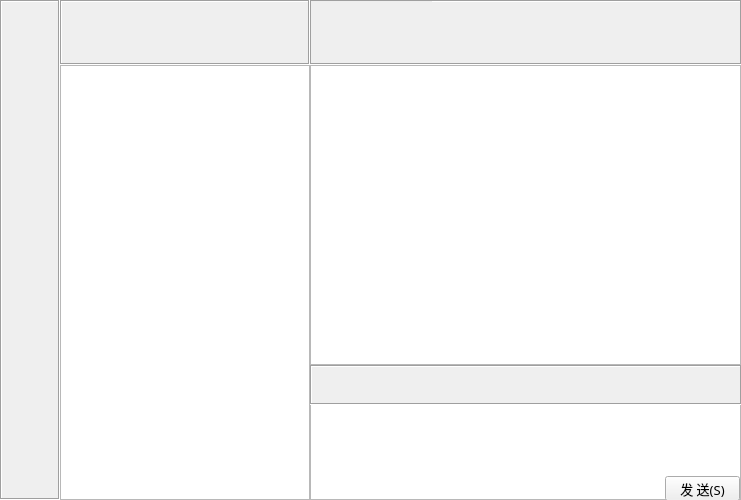
<?xml version="1.0" encoding="UTF-8"?>
<ui version="4.0">
 <class>MainWindow</class>
 <widget class="QMainWindow" name="MainWindow">
  <property name="geometry">
   <rect>
    <x>0</x>
    <y>0</y>
    <width>741</width>
    <height>500</height>
   </rect>
  </property>
  <property name="windowTitle">
   <string/>
  </property>
  <widget class="QWidget" name="centralWidget">
   <widget class="QPushButton" name="sendPushButton">
    <property name="geometry">
     <rect>
      <x>665</x>
      <y>476</y>
      <width>75</width>
      <height>25</height>
     </rect>
    </property>
    <property name="font">
     <font>
      <family>微软雅黑</family>
      <pointsize>10</pointsize>
     </font>
    </property>
    <property name="text">
     <string>发 送(S)</string>
    </property>
   </widget>
   <widget class="QLabel" name="label">
    <property name="geometry">
     <rect>
      <x>0</x>
      <y>0</y>
      <width>60</width>
      <height>500</height>
     </rect>
    </property>
    <property name="frameShape">
     <enum>QFrame::Box</enum>
    </property>
    <property name="frameShadow">
     <enum>QFrame::Sunken</enum>
    </property>
    <property name="text">
     <string/>
    </property>
    <property name="pixmap">
     <pixmap>../bar.jpg</pixmap>
    </property>
   </widget>
   <widget class="QLabel" name="label_2">
    <property name="geometry">
     <rect>
      <x>60</x>
      <y>0</y>
      <width>250</width>
      <height>65</height>
     </rect>
    </property>
    <property name="frameShape">
     <enum>QFrame::Box</enum>
    </property>
    <property name="frameShadow">
     <enum>QFrame::Sunken</enum>
    </property>
    <property name="text">
     <string/>
    </property>
    <property name="pixmap">
     <pixmap>../search.jpg</pixmap>
    </property>
   </widget>
   <widget class="QTableWidget" name="userListTableWidget">
    <property name="geometry">
     <rect>
      <x>60</x>
      <y>65</y>
      <width>250</width>
      <height>435</height>
     </rect>
    </property>
    <property name="font">
     <font>
      <pointsize>14</pointsize>
     </font>
    </property>
    <property name="selectionMode">
     <enum>QAbstractItemView::SingleSelection</enum>
    </property>
    <property name="selectionBehavior">
     <enum>QAbstractItemView::SelectRows</enum>
    </property>
    <property name="showGrid">
     <bool>false</bool>
    </property>
    <attribute name="horizontalHeaderVisible">
     <bool>false</bool>
    </attribute>
    <attribute name="horizontalHeaderDefaultSectionSize">
     <number>250</number>
    </attribute>
    <attribute name="verticalHeaderVisible">
     <bool>false</bool>
    </attribute>
    <column>
     <property name="text">
      <string>在 线 好 友</string>
     </property>
    </column>
   </widget>
   <widget class="QLabel" name="label_3">
    <property name="geometry">
     <rect>
      <x>310</x>
      <y>0</y>
      <width>432</width>
      <height>65</height>
     </rect>
    </property>
    <property name="frameShape">
     <enum>QFrame::Box</enum>
    </property>
    <property name="frameShadow">
     <enum>QFrame::Sunken</enum>
    </property>
    <property name="text">
     <string/>
    </property>
    <property name="pixmap">
     <pixmap>../title.jpg</pixmap>
    </property>
   </widget>
   <widget class="QLabel" name="userLabel">
    <property name="geometry">
     <rect>
      <x>311</x>
      <y>1</y>
      <width>121</width>
      <height>62</height>
     </rect>
    </property>
    <property name="font">
     <font>
      <family>04b_21</family>
      <pointsize>16</pointsize>
     </font>
    </property>
    <property name="autoFillBackground">
     <bool>true</bool>
    </property>
    <property name="frameShape">
     <enum>QFrame::NoFrame</enum>
    </property>
    <property name="frameShadow">
     <enum>QFrame::Plain</enum>
    </property>
    <property name="text">
     <string/>
    </property>
    <property name="alignment">
     <set>Qt::AlignCenter</set>
    </property>
   </widget>
   <widget class="QTextBrowser" name="chatTextBrowser">
    <property name="geometry">
     <rect>
      <x>310</x>
      <y>65</y>
      <width>431</width>
      <height>300</height>
     </rect>
    </property>
   </widget>
   <widget class="QLabel" name="label_5">
    <property name="geometry">
     <rect>
      <x>310</x>
      <y>365</y>
      <width>432</width>
      <height>40</height>
     </rect>
    </property>
    <property name="frameShape">
     <enum>QFrame::Box</enum>
    </property>
    <property name="frameShadow">
     <enum>QFrame::Sunken</enum>
    </property>
    <property name="text">
     <string/>
    </property>
    <property name="pixmap">
     <pixmap>../tool.jpg</pixmap>
    </property>
   </widget>
   <widget class="QTextEdit" name="chatTextEdit">
    <property name="geometry">
     <rect>
      <x>310</x>
      <y>403</y>
      <width>431</width>
      <height>97</height>
     </rect>
    </property>
   </widget>
   <widget class="QPushButton" name="loginPushButton">
    <property name="geometry">
     <rect>
      <x>10</x>
      <y>20</y>
      <width>41</width>
      <height>31</height>
     </rect>
    </property>
    <property name="text">
     <string/>
    </property>
    <property name="flat">
     <bool>true</bool>
    </property>
   </widget>
   <widget class="QPushButton" name="transPushButton">
    <property name="geometry">
     <rect>
      <x>350</x>
      <y>375</y>
      <width>31</width>
      <height>23</height>
     </rect>
    </property>
    <property name="text">
     <string/>
    </property>
    <property name="flat">
     <bool>true</bool>
    </property>
   </widget>
   <zorder>chatTextEdit</zorder>
   <zorder>sendPushButton</zorder>
   <zorder>label</zorder>
   <zorder>label_2</zorder>
   <zorder>userListTableWidget</zorder>
   <zorder>label_3</zorder>
   <zorder>userLabel</zorder>
   <zorder>chatTextBrowser</zorder>
   <zorder>label_5</zorder>
   <zorder>loginPushButton</zorder>
   <zorder>transPushButton</zorder>
  </widget>
 </widget>
 <layoutdefault spacing="6" margin="11"/>
 <resources/>
 <connections/>
</ui>
